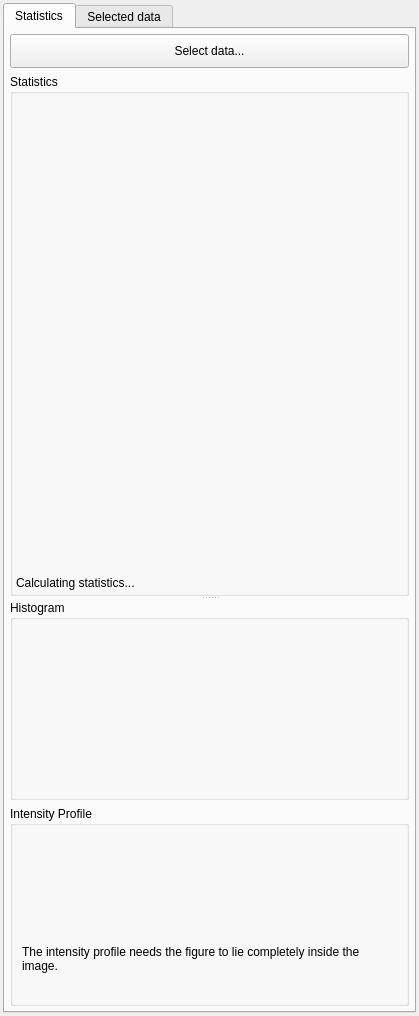
<?xml version="1.0" encoding="UTF-8"?>
<ui version="4.0">
 <class>QmitkImageStatisticsViewControls</class>
 <widget class="QWidget" name="QmitkImageStatisticsViewControls">
  <property name="enabled">
   <bool>true</bool>
  </property>
  <property name="geometry">
   <rect>
    <x>0</x>
    <y>0</y>
    <width>419</width>
    <height>1016</height>
   </rect>
  </property>
  <property name="windowTitle">
   <string>Form</string>
  </property>
  <layout class="QVBoxLayout" name="verticalLayout_4">
   <property name="leftMargin">
    <number>3</number>
   </property>
   <property name="topMargin">
    <number>3</number>
   </property>
   <property name="rightMargin">
    <number>3</number>
   </property>
   <property name="bottomMargin">
    <number>3</number>
   </property>
   <item>
    <widget class="QTabWidget" name="tabWidget">
     <property name="currentIndex">
      <number>0</number>
     </property>
     <widget class="QWidget" name="tabStatistics">
      <attribute name="title">
       <string>Statistics</string>
      </attribute>
      <layout class="QVBoxLayout" name="verticalLayout_7">
       <property name="leftMargin">
        <number>5</number>
       </property>
       <property name="topMargin">
        <number>5</number>
       </property>
       <property name="rightMargin">
        <number>5</number>
       </property>
       <property name="bottomMargin">
        <number>5</number>
       </property>
       <item>
        <widget class="QPushButton" name="buttonSelection">
         <property name="minimumSize">
          <size>
           <width>0</width>
           <height>34</height>
          </size>
         </property>
         <property name="toolTip">
          <string>Quick selector button for selecting the input data.</string>
         </property>
         <property name="text">
          <string>Select data...</string>
         </property>
         <property name="checkable">
          <bool>true</bool>
         </property>
        </widget>
       </item>
       <item>
        <widget class="QSplitter" name="splitter_statistics">
         <property name="orientation">
          <enum>Qt::Orientation::Vertical</enum>
         </property>
         <property name="childrenCollapsible">
          <bool>false</bool>
         </property>
         <widget class="QGroupBox" name="groupBox_statistics">
          <property name="sizePolicy">
           <sizepolicy hsizetype="Preferred" vsizetype="Expanding">
            <horstretch>0</horstretch>
            <verstretch>1</verstretch>
           </sizepolicy>
          </property>
          <property name="minimumSize">
           <size>
            <width>0</width>
            <height>200</height>
           </size>
          </property>
          <property name="title">
           <string>Statistics</string>
          </property>
          <layout class="QVBoxLayout" name="verticalLayout">
           <property name="leftMargin">
            <number>3</number>
           </property>
           <property name="topMargin">
            <number>3</number>
           </property>
           <property name="rightMargin">
            <number>3</number>
           </property>
           <property name="bottomMargin">
            <number>3</number>
           </property>
           <item>
            <widget class="QmitkImageStatisticsWidget" name="widget_statistics" native="true">
             <property name="sizePolicy">
              <sizepolicy hsizetype="Preferred" vsizetype="Expanding">
               <horstretch>0</horstretch>
               <verstretch>0</verstretch>
              </sizepolicy>
             </property>
            </widget>
           </item>
           <item>
            <layout class="QHBoxLayout" name="horizontalLayout">
             <item>
              <widget class="QLabel" name="label_currentlyComputingStatistics">
               <property name="sizePolicy">
                <sizepolicy hsizetype="Minimum" vsizetype="Minimum">
                 <horstretch>0</horstretch>
                 <verstretch>0</verstretch>
                </sizepolicy>
               </property>
               <property name="text">
                <string>Calculating statistics...</string>
               </property>
              </widget>
             </item>
            </layout>
           </item>
          </layout>
         </widget>
         <widget class="QWidget" name="widget_plots" native="true">
          <layout class="QVBoxLayout" name="verticalLayout_plots">
           <property name="leftMargin">
            <number>0</number>
           </property>
           <property name="topMargin">
            <number>0</number>
           </property>
           <property name="rightMargin">
            <number>0</number>
           </property>
           <property name="bottomMargin">
            <number>0</number>
           </property>
           <item>
            <widget class="QGroupBox" name="groupBox_histogram">
             <property name="minimumSize">
              <size>
               <width>0</width>
               <height>200</height>
              </size>
             </property>
             <property name="title">
              <string>Histogram</string>
             </property>
             <layout class="QVBoxLayout" name="verticalLayout_6">
              <item>
               <widget class="QmitkHistogramVisualizationWidget" name="widget_histogram" native="true"/>
              </item>
             </layout>
            </widget>
           </item>
           <item>
            <widget class="QGroupBox" name="groupBox_intensityProfile">
             <property name="minimumSize">
              <size>
               <width>0</width>
               <height>200</height>
              </size>
             </property>
             <property name="title">
              <string>Intensity Profile</string>
             </property>
             <layout class="QVBoxLayout" name="verticalLayout_3">
              <item>
               <widget class="ctkSliderWidget" name="sliderWidget_intensityProfile" native="true"/>
              </item>
              <item>
               <widget class="QmitkIntensityProfileVisualizationWidget" name="widget_intensityProfile" native="true"/>
              </item>
              <item>
               <widget class="QLabel" name="label_intensityProfileHint">
                <property name="text">
                 <string>The intensity profile needs the figure to lie completely inside the image.</string>
                </property>
                <property name="alignment">
                 <set>Qt::AlignLeading|Qt::AlignLeft|Qt::AlignTop</set>
                </property>
                <property name="wordWrap">
                 <bool>true</bool>
                </property>
               </widget>
              </item>
             </layout>
            </widget>
           </item>
          </layout>
         </widget>
        </widget>
       </item>
      </layout>
     </widget>
     <widget class="QWidget" name="tabData">
      <attribute name="title">
       <string>Selected data</string>
      </attribute>
      <layout class="QVBoxLayout" name="verticalLayout_8">
       <property name="leftMargin">
        <number>5</number>
       </property>
       <property name="topMargin">
        <number>5</number>
       </property>
       <property name="rightMargin">
        <number>5</number>
       </property>
       <property name="bottomMargin">
        <number>5</number>
       </property>
       <item>
        <widget class="QLabel" name="label">
         <property name="sizePolicy">
          <sizepolicy hsizetype="Preferred" vsizetype="Maximum">
           <horstretch>0</horstretch>
           <verstretch>0</verstretch>
          </sizepolicy>
         </property>
         <property name="text">
          <string>Images</string>
         </property>
        </widget>
       </item>
       <item>
        <widget class="QmitkMultiNodeSelectionWidget" name="imageNodesSelector" native="true">
         <property name="maximumSize">
          <size>
           <width>16777215</width>
           <height>180</height>
          </size>
         </property>
        </widget>
       </item>
       <item>
        <widget class="QLabel" name="label_2">
         <property name="sizePolicy">
          <sizepolicy hsizetype="Preferred" vsizetype="Maximum">
           <horstretch>0</horstretch>
           <verstretch>0</verstretch>
          </sizepolicy>
         </property>
         <property name="text">
          <string>ROIs (segmentations or planar figures)</string>
         </property>
        </widget>
       </item>
       <item>
        <widget class="QmitkMultiNodeSelectionWidget" name="roiNodesSelector" native="true">
         <property name="maximumSize">
          <size>
           <width>16777215</width>
           <height>180</height>
          </size>
         </property>
        </widget>
       </item>
       <item>
        <spacer name="verticalSpacer">
         <property name="orientation">
          <enum>Qt::Orientation::Vertical</enum>
         </property>
         <property name="sizeHint" stdset="0">
          <size>
           <width>20</width>
           <height>40</height>
          </size>
         </property>
        </spacer>
       </item>
      </layout>
     </widget>
    </widget>
   </item>
  </layout>
 </widget>
 <customwidgets>
  <customwidget>
   <class>QmitkImageStatisticsWidget</class>
   <extends>QWidget</extends>
   <header location="global">QmitkImageStatisticsWidget.h</header>
   <container>1</container>
  </customwidget>
  <customwidget>
   <class>QmitkHistogramVisualizationWidget</class>
   <extends>QWidget</extends>
   <header location="global">QmitkHistogramVisualizationWidget.h</header>
   <container>1</container>
  </customwidget>
  <customwidget>
   <class>QmitkIntensityProfileVisualizationWidget</class>
   <extends>QWidget</extends>
   <header location="global">QmitkIntensityProfileVisualizationWidget.h</header>
   <container>1</container>
  </customwidget>
  <customwidget>
   <class>ctkSliderWidget</class>
   <extends>QWidget</extends>
   <header location="global">ctkSliderWidget.h</header>
   <container>1</container>
  </customwidget>
  <customwidget>
   <class>QmitkMultiNodeSelectionWidget</class>
   <extends>QWidget</extends>
   <header location="global">QmitkMultiNodeSelectionWidget.h</header>
   <container>1</container>
  </customwidget>
 </customwidgets>
 <resources/>
 <connections/>
</ui>
